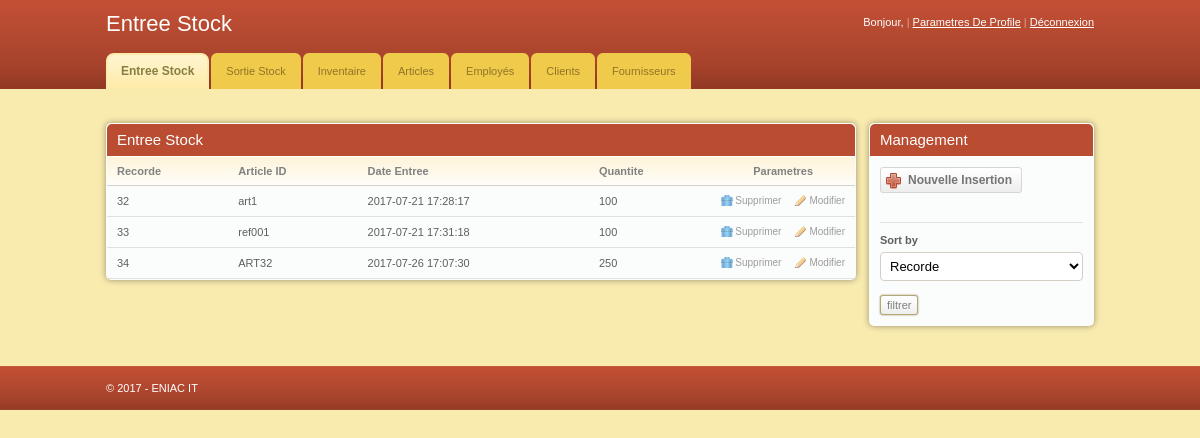
Page /Employ00/entree_stock.php (signed in) on the committed database.
### tables this page shows
CREATE TABLE `entree_stock` (
  `rec_entree` int(11) NOT NULL,
  `art_id` varchar(20) NOT NULL,
  `date_entree` varchar(20) NOT NULL,
  `qnte_entree` int(20) NOT NULL
);

### Employ00/entree_stock.php (the view, shortened to what this page needs)
<?php
if ( $_SESSION['logged_in'] != 1 ) {
  $_SESSION['message'] = "You must log in before viewing your profile page!";
  header("location: error.php");
}
else {
    $first_name = $_SESSION['first_name'];
}
?>
<!DOCTYPE html PUBLIC "-//W3C//DTD XHTML 1.0 Transitional//EN" "http://www.w3.org/TR/xhtml1/DTD/xhtml1-transitional.dtd">
<html xmlns="http://www.w3.org/1999/xhtml">
<head>
	<link rel="stylesheet" href="css/style.css" type="text/css" media="all" />
</head>
<body>
<div id="header">
	<div class="shell">
		<div id="top">
			<h1><a href="#">Entree Stock</a></h1>
			<div id="top-navigation">
				Bonjour, <a href="profile.php"><strong><?php echo $first_name ; ?></strong></a>
				<span>|</span>
				<a href="modif/modif_usr.php">Parametres De Profile</a>
				<span>|</span>
				<a href="logout.php">Déconnexion</a>
			</div>
		</div>
		<div id="navigation">
			<ul>
			    <li><a href="entree_stock.php" class="active" ><span>Entree Stock</span></a></li>
			    <li><a href="sortie_stock.php"><span>Sortie Stock</span></a></li>
			    <li><a href="inven_stock.php"><span>Inventaire</span></a></li>
			    <li><a href="article.php"><span>Articles</span></a></li>
			    <li><a href="employee.php"><span>Employés</span></a></li>
			    <li><a href="client.php"  ><span>Clients</span></a></li>
			    <li><a href="fournisseur.php" ><span>Fournisseurs</span></a></li>
			</ul>
		</div>
	</div>
</div>
<div id="container">
	<div class="shell">
		<br />
		<div id="main">
			<div id="content">
				<div class="box">
					<div class="box-head">
						<h2 class="left">Entree Stock</h2>
					</div>
					<div class="table">
						<table width="100%" border="0" cellspacing="0" cellpadding="0">
							<tr>
								<th>Recorde</th>
								<th>Article ID</th>
								<th>Date Entree</th>
								<th>Quantite</th>
								<th width="110" class="ac">Parametres</th>
							</tr>
							<?php
							$dbt = new PDO('mysql:host=localhost;dbname=gestion_stock','root','');
							if (isset($_POST['filtre_type']) && isset($_POST['filtre'])) {
								$sql="SELECT * FROM entree_stock order by ".$_POST['filtre_type']."";
							}
							else $sql = "SELECT * FROM entree_stock order by rec_entree";
	$reps=$dbt->query($sql);
	while($donne = $reps->fetch())
	{
		echo  "<tr>
								<td>".$donne['rec_entree']."</td>
								<td>".$donne['art_id']."</td>
								<td>".$donne['date_entree']."</td>
								<td>".$donne['qnte_entree']."</td>
								<td><a href='http://localhost/Employ00/entree_stock.php?sup=1&rec_entree=".$donne['rec_entree']."' class='ico del'>Supprimer</a><a href='http://localhost/Employ00/modif/modif_entr.php?rec_entree=".$donne['rec_entree']."' class='ico edit'>Modifier</a></td>
							</tr> " ;
	}
	echo '</table>';
	?>
					</div>
				</div>
			</div>
			<div id="sidebar">
				<div class="box">
					<div class="box-head">
						<h2>Management</h2>
					</div>
					<div class="box-content">
						<a href="#" class="add-button" onclick='toggle("add_new_clnt")'><span >Nouvelle Insertion</span></a>
						<div class="cl">&nbsp;</div><br>
						<form class="sort" method="post" action="entree_stock.php">
							<label>Sort by</label>
							<select class="field" name="filtre_type">
								<option name='filtre_type' value="rec_entree">Recorde</option>
							</select> <br>
							<input class="button" type="submit" name="filtre" value="filtrer">
						</form>
					</div>
				</div>
			</div>
		</div>
	</div>
</div>
<div id="footer">
	<div class="shell">
		<span class="left">&copy; 2017 - ENIAC IT</span>
	</div>
</div>
</body>
</html>

### Employ00/css/style.css (style rules this page uses)
* { padding:0; margin:0; outline:0; }
body { background:#f9ebae; font-family: Verdana, sans-serif; font-size:11px; line-height:14px; color:#5e5e5e; }
input, textarea, select { font-family: Verdana, sans-serif; font-size:13px; }
.field { border:solid 1px #d3cfc7; background:#fff; padding:5px; }
.button { background:#eee url(images/button.gif) repeat-x 0 0; border:solid 1px #b1a874; color:#7f7f7f; font-size:11px; padding:2px 6px 2px 6px; cursor:pointer; line-height:14px !important; }
a { color:#ba4c32; text-decoration: underline; cursor:pointer; }
.left, .alignleft { float:left; display:inline; }
.ac { text-align: center !important; }
h1 { font-size:22px; line-height:24px; color:#fff; font-weight: normal; }
h1 a { color:#fff; text-decoration: none; }
h2 { font-size:15px; font-weight: normal; }
.shell { width:988px; margin:0 auto; }
#header { height:89px; background:url(images/header.gif); white-space:nowrap; }
#header h1 { float:left; display:inline; padding-top:12px; }
#top-navigation { float:right; white-space:nowrap; color:#fff; padding-top:15px; }
#top-navigation a { color:#fff; }
#top-navigation span { color:#dca598; }
#top { height:53px; }
#navigation { height:36px; }
#navigation ul { list-style-type: none; }
#navigation ul li { float:left; display:inline; margin-right:2px; }
#navigation ul li a, #navigation ul li a span { float:left; height:36px; background:url(images/tab.gif) no-repeat 0 0; padding:0 0 0 15px; }
#navigation ul li a span { background-position:right 0; padding:0 15px 0 0; }
#navigation ul li a { line-height:36px; color:#907525; text-decoration: none; }
#navigation ul li a.active, #navigation ul li a:hover { background-position:0 bottom; }
#navigation ul li a.active span, #navigation ul li a:hover span { background-position:right bottom; }
#navigation ul li a.active { font-size:12px; font-weight: bold; color:#887e42; }
#container { padding:20px 0; }
#content { float:left; width:750px; }
#sidebar { float:right; width:225px; }
.table th { background:#fffdfa url(images/th.gif) repeat-x 0 0; color:#818181; text-align: left; padding:7px 10px; border-bottom:solid 1px #d2d1cb; }
.table td { background:#fbfcfc; border-bottom:solid 1px #e0e0e0; padding:8px 10px; }
.box { background:#fbfcfc; height:100%; padding:1px; margin-bottom:20px; }
.box-head { background:#ba4c32; height:32px; color:#fff; padding: 0 10px; line-height:32px; white-space:nowrap; border-bottom:solid 1px #fff; }
a.ico { color:#9d9c9a; font-size:10px; text-decoration: none; padding:0 0 0 14px; background-repeat:no-repeat; background-position:0 0; }
a.del { background-image:url(images/del.gif) }
a.edit { background-image:url(images/edit.gif); margin-left:14px; }
.box-content { padding:10px; }
.sort { border-top:solid 1px #e0e0e0; padding-top:10px; margin-top:15px; }
.sort label { display:block; font-weight: bold; }
.sort .field { display:block; margin-top:5px; }
.sort select.field { width:203px; }
.add-button, .add-button span { float:left; height:26px; background:url(images/add-button.gif) no-repeat 0 0; padding:0 0 0 28px; }
.add-button span { background-position:right 0; padding:0 10px 0 0; }
.add-button { font-weight: bold; font-size:12px; color:#747474; text-decoration: none; line-height:26px; }
#footer { height:44px; background:url(images/footer.gif); line-height:44px; color:#fff; }
.box { -moz-border-radius:5px; -webkit-border-radius:5px; -moz-box-shadow: 0 0 6px #978f6c; -webkit-box-shadow: 0 0 6px #978f6c; }
.box-head { -moz-border-radius-topleft:5px; -moz-border-radius-topright:5px; -webkit-border-top-left-radius:5px; -webkit-border-top-right-radius:5px; }
.field, .button { -moz-border-radius:4px; -webkit-border-radius:4px; }
.small-field, .button, .pagging a { -moz-border-radius:3px; -webkit-border-radius:3px; }
.button { -moz-box-shadow: 0 0 2px #978f6c; -webkit-box-shadow: 0 0 2px #978f6c; }

### rows in the picture
entree_stock: rec_entree "32", art "art1", date_entree "2017-07-21 17:28:17", qnte_entree "100"
entree_stock: rec_entree "33", art "ref001", date_entree "2017-07-21 17:31:18", qnte_entree "100"
entree_stock: rec_entree "34", art "ART32", date_entree "2017-07-26 17:07:30", qnte_entree "250"
